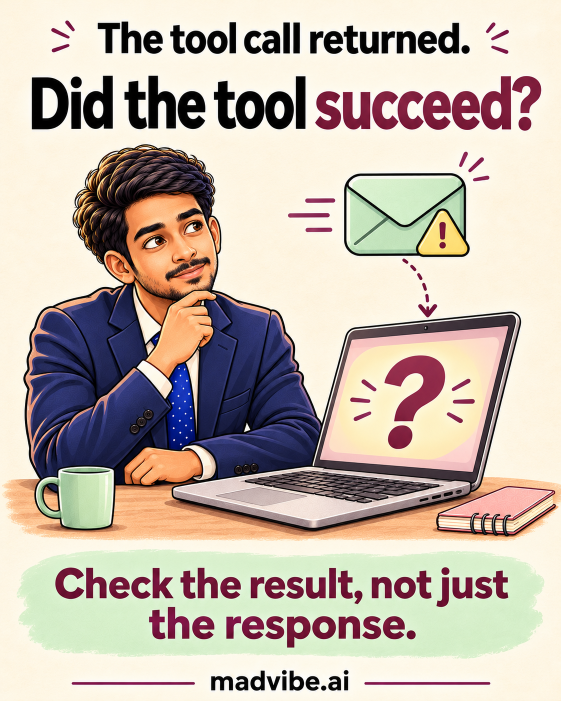
#> input picture social-posts/weeks/2026-11-16_to_2026-11-22/assets/LI-022-mcp-tool-errors/source/slide-01-native.png, 1122 x 1402 px (shown at 1/2 size); its folder holds 4 pictures in this run
$ python build.py
#> lines starting #> are read from the running program, lines starting #| are printed output that depends on the picture
"""Package generated pages as a LinkedIn PDF and Instagram carousel."""

from pathlib import Path
from zipfile import ZIP_DEFLATED, ZipFile

import pymupdf
from PIL import Image

ROOT = Path(__file__).resolve().parent.parent
slides = []
for number in range(1, 6):
    source = ROOT / "source" / f"slide-{number:02d}-native.png"
    output = ROOT / f"slide-{number:02d}.png"
    with Image.open(source) as image:
#> image is the input picture: PIL image 1122x1402 RGB; mean R, G, B 196, 183.4, 172
        image.convert("RGB").resize((2160, 2700), Image.Resampling.LANCZOS).save(output)
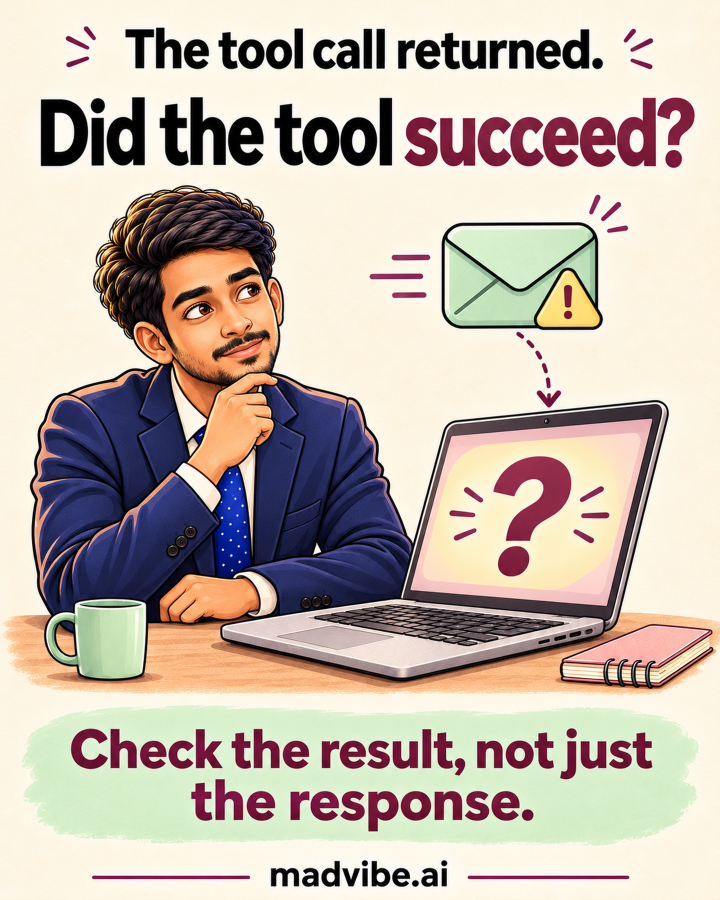
#> saved as slide-01.png: PIL image 2160x2700 RGB (shown at 1/3 size); mean R, G, B 196, 183.4, 172
    slides.append(output)
#> pass 2 of the loop `for number in range(1, 6):`:
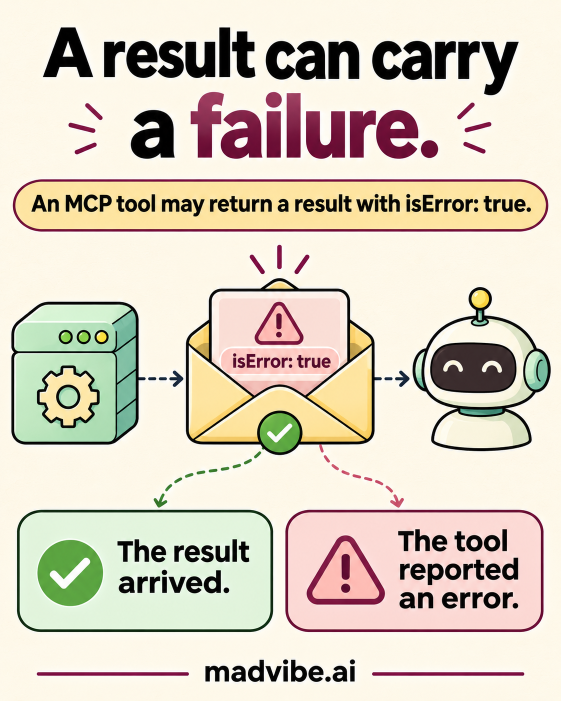
#> input picture social-posts/weeks/2026-11-16_to_2026-11-22/assets/LI-022-mcp-tool-errors/source/slide-02-native.png, 1122 x 1402 px (shown at 1/2 size)
#> image is the input picture: PIL image 1122x1402 RGB; mean R, G, B 217.5, 208.4, 192.2
#> `image.convert("RGB").resize((2160, 2700), Image.Resampling.LANCZOS).sa..`:
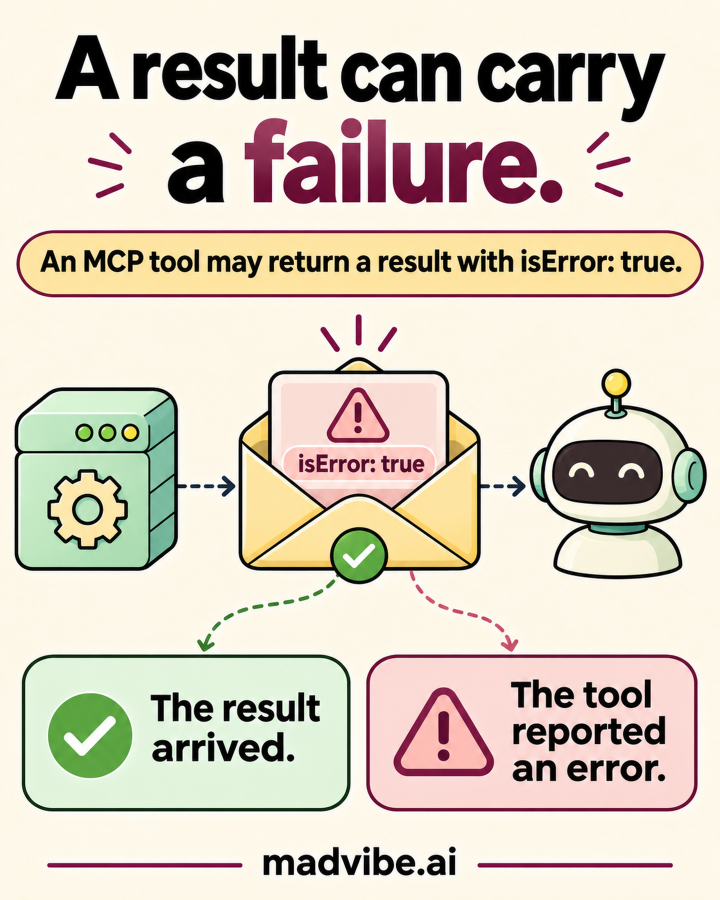
#> saved as slide-02.png: PIL image 2160x2700 RGB (shown at 1/3 size); mean R, G, B 217.5, 208.4, 192.2
#> pass 3 of the loop `for number in range(1, 6):`:
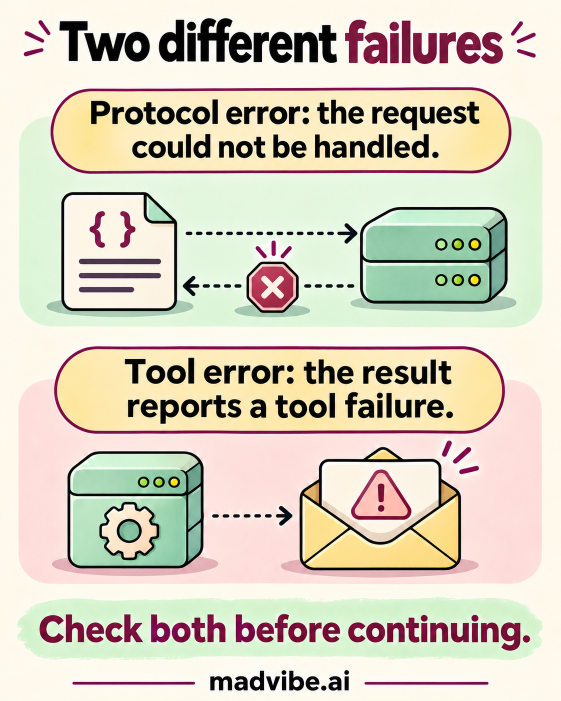
#> input picture social-posts/weeks/2026-11-16_to_2026-11-22/assets/LI-022-mcp-tool-errors/source/slide-03-native.png, 1122 x 1402 px (shown at 1/2 size)
#> image is the input picture: PIL image 1122x1402 RGB; mean R, G, B 215.5, 208.7, 190.6
#> `image.convert("RGB").resize((2160, 2700), Image.Resampling.LANCZOS).sa..`:
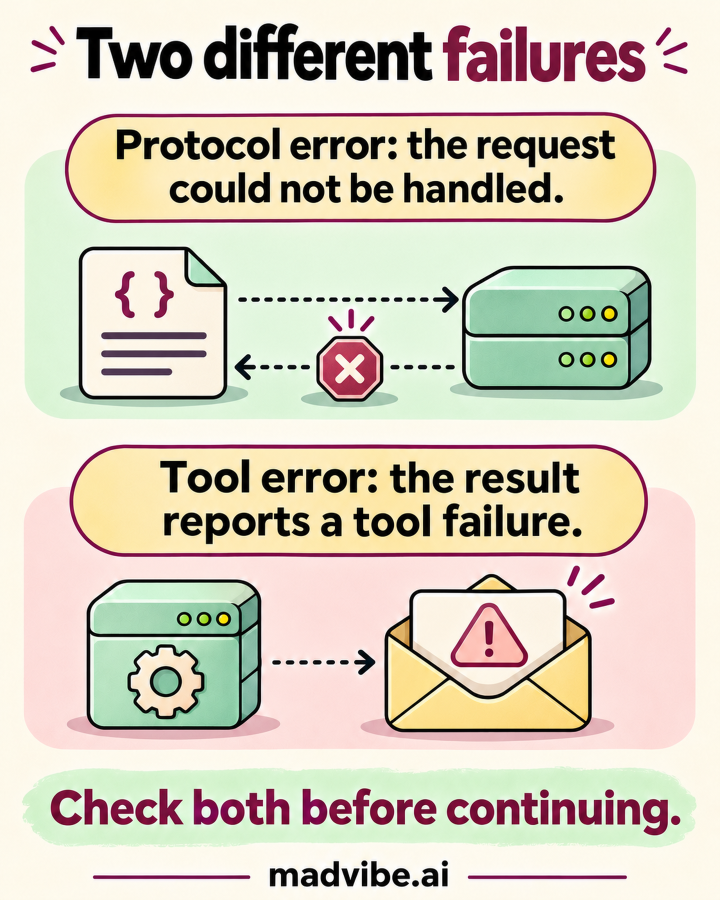
#> saved as slide-03.png: PIL image 2160x2700 RGB (shown at 1/3 size); mean R, G, B 215.5, 208.7, 190.7
#> (the run stopped early here; a loop or call above may not have finished)
